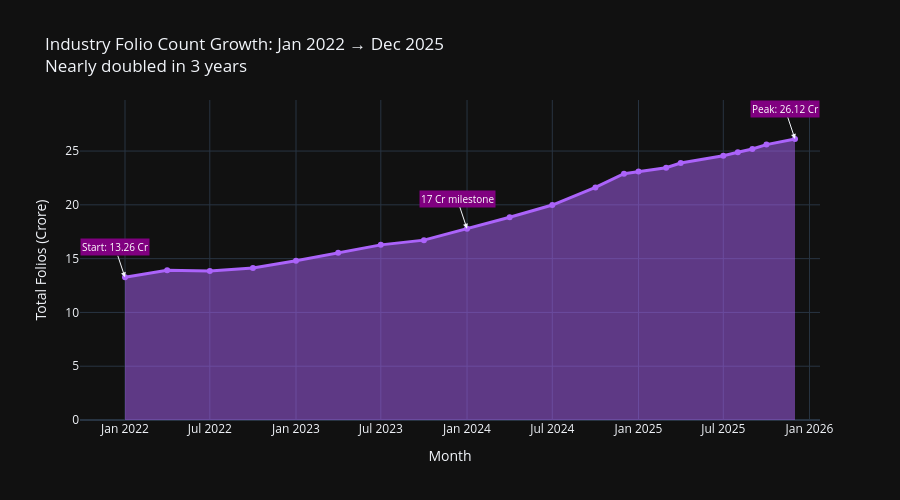

The notebook cell saved with this chart:
### Markdown cell above
# Folio count growth:

### Code cell
df_folio['month_dt'] = pd.to_datetime(df_folio['month'])

fig = go.Figure()

fig.add_trace(go.Scatter(
    x=df_folio['month_dt'],
    y=df_folio['total_folios_crore'],
    mode='lines+markers',
    fill='tozeroy',
    line=dict(color='#AB63FA', width=3),
    name='Total Folios (Crore)'
))

# Milestone annotations
milestones = [
    ('2022-01', 13.26, 'Start: 13.26 Cr'),
    ('2024-01', 17.00, '17 Cr milestone'),
    ('2025-12', 26.12, 'Peak: 26.12 Cr')
]

for month, val, label in milestones:
    closest = df_folio.iloc[(df_folio['month_dt'] - pd.to_datetime(month)).abs().argsort()[:1]]
    if not closest.empty:
        fig.add_annotation(
            x=closest['month_dt'].values[0],
            y=closest['total_folios_crore'].values[0],
            text=label,
            showarrow=True,
            arrowhead=2,
            bgcolor='purple',
            font=dict(color='white', size=10)
        )

fig.update_layout(
    title='Industry Folio Count Growth: Jan 2022 → Dec 2025<br>Nearly doubled in 3 years',
    xaxis_title='Month',
    yaxis_title='Total Folios (Crore)',
    template='plotly_dark',
    height=500
)

fig.write_image('../reports/charts/07_folio_growth.png', scale=2)
fig.show()
print(" Chart 8 saved")

### Figure 1 — Plotly figure (JSON) as saved in the notebook; plotly's stock layout.template omitted (floating-point values rounded to 4 significant figures)
{"data": [{"fill": "tozeroy", "line": {"color": "#AB63FA", "width": 3}, "mode": "lines+markers", "name": "Total Folios (Crore)", "type": "scatter", "x": ["2022-01-01T00:00:00", "2022-04-01T00:00:00", "2022-07-01T00:00:00", "2022-10-01T00:00:00", "2023-01-01T00:00:00", "2023-04-01T00:00:00", "2023-07-01T00:00:00", "2023-10-01T00:00:00", "2024-01-01T00:00:00", "2024-04-01T00:00:00", "2024-07-01T00:00:00", "2024-10-01T00:00:00", "2024-12-01T00:00:00", "2025-01-01T00:00:00", "2025-03-01T00:00:00", "2025-04-01T00:00:00", "2025-07-01T00:00:00", "2025-08-01T00:00:00", "2025-09-01T00:00:00", "2025-10-01T00:00:00", "2025-12-01T00:00:00"], "y": [13.26, 13.91, 13.85, 14.12, 14.81, 15.54, 16.28, 16.72, 17.78, 18.85, 19.98, 21.62, 22.89, 23.1, 23.45, 23.89, 24.57, 24.89, 25.19, 25.6, 26.12]}], "layout": {"annotations": [{"arrowhead": 2, "bgcolor": "purple", "font": {"color": "white", "size": 10}, "showarrow": true, "text": "Start: 13.26 Cr", "x": "2022-01-01T00:00:00", "y": 13.26}, {"arrowhead": 2, "bgcolor": "purple", "font": {"color": "white", "size": 10}, "showarrow": true, "text": "17 Cr milestone", "x": "2024-01-01T00:00:00", "y": 17.78}, {"arrowhead": 2, "bgcolor": "purple", "font": {"color": "white", "size": 10}, "showarrow": true, "text": "Peak: 26.12 Cr", "x": "2025-12-01T00:00:00", "y": 26.12}], "height": 500, "title": {"text": "Industry Folio Count Growth: Jan 2022 → Dec 2025<br>Nearly doubled in 3 years"}, "xaxis": {"title": {"text": "Month"}}, "yaxis": {"title": {"text": "Total Folios (Crore)"}}}}
